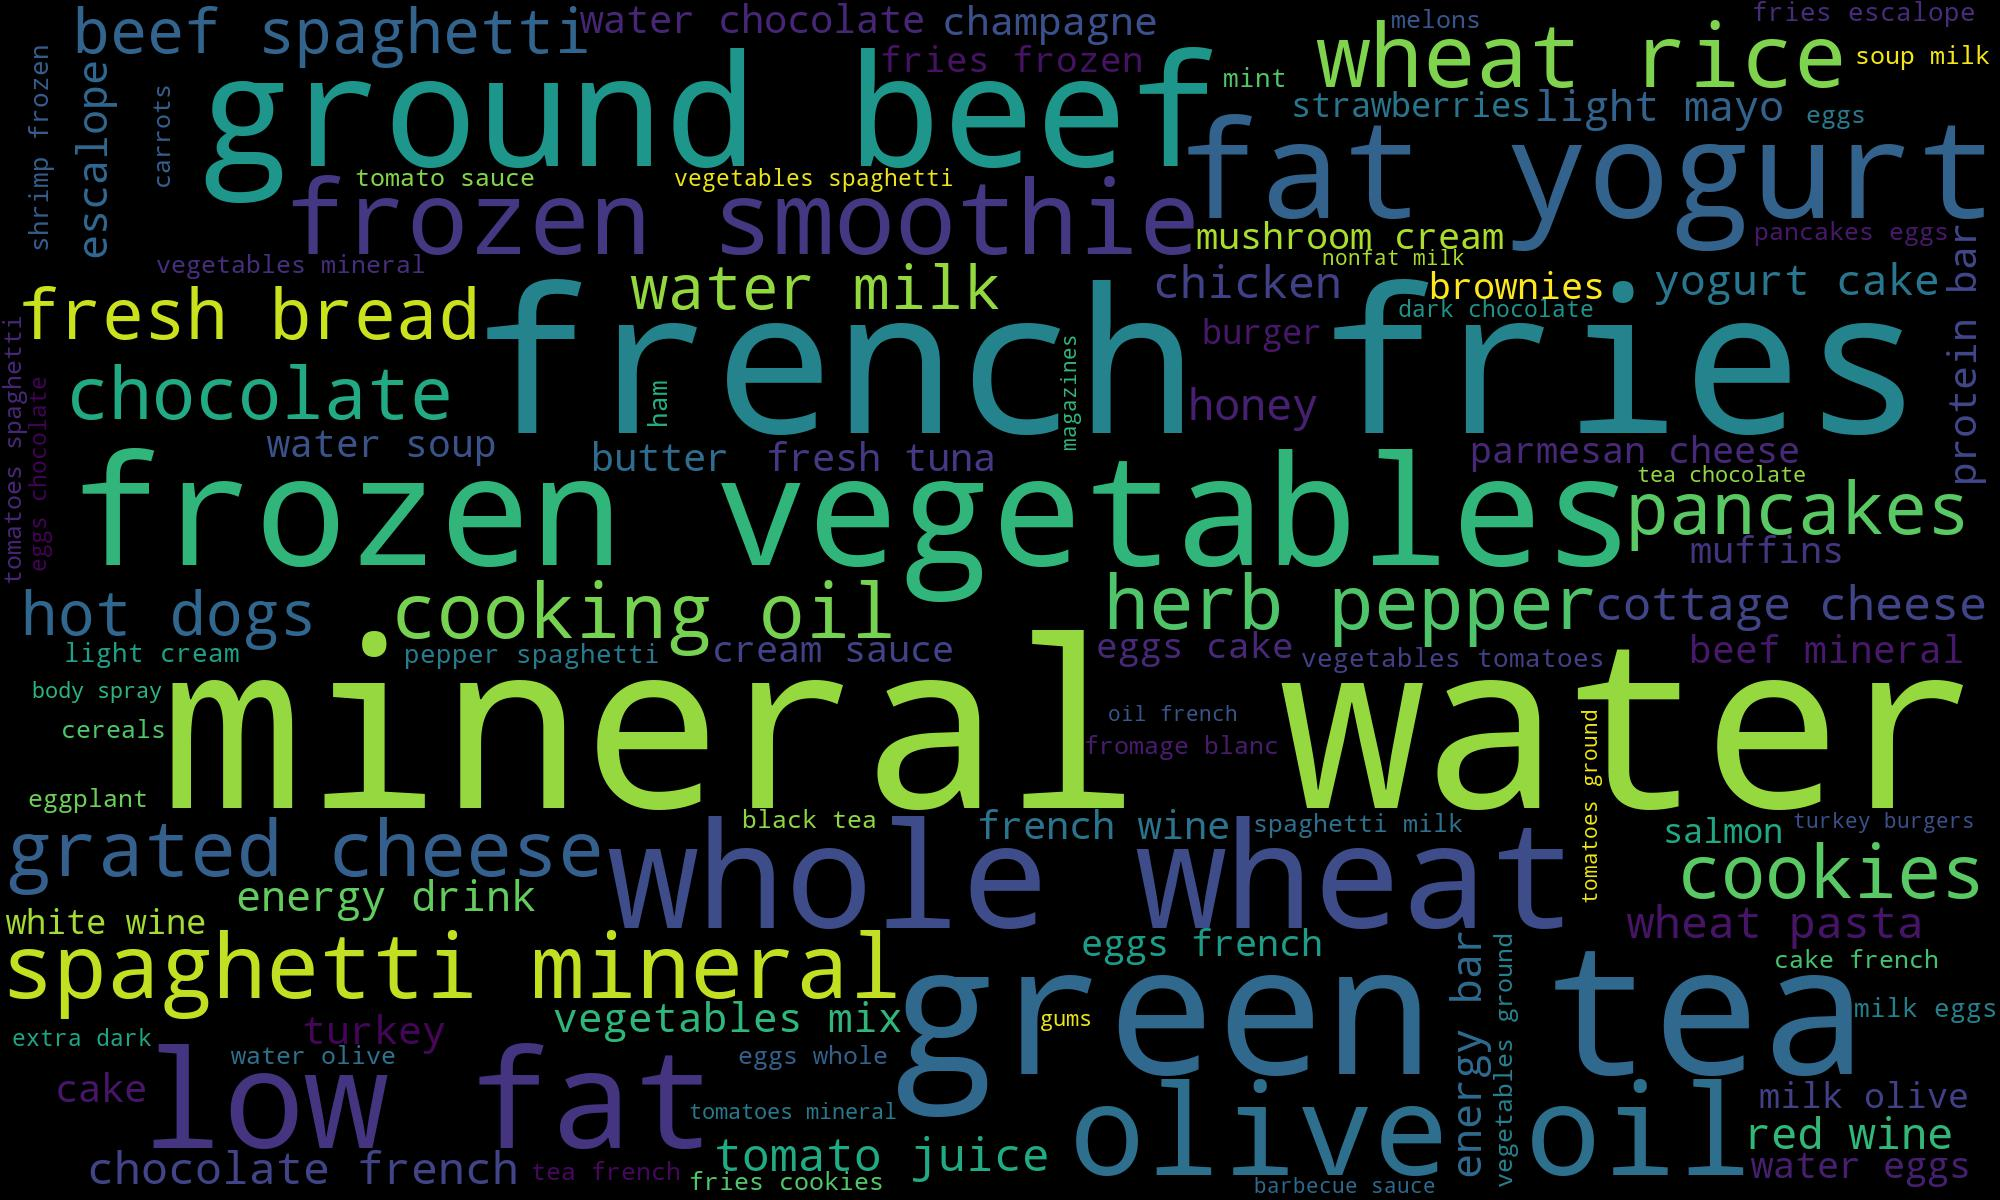

Source code (Python):
import pandas as pd
import time
from mlxtend.frequent_patterns import apriori, association_rules
from wordcloud import WordCloud
from nltk.tokenize import word_tokenize
import matplotlib.pyplot as plt

#数据加载
data = pd.read_csv("Market_Basket_Optimisation.csv", header=None, sep='/')
start = time.time()
# print(data.head())
# 进行one-hot编码（离散值有多少取值，就用多少维来表示这个特征）
data_hot_encode = data.drop(0, 1).join(data[0].str.get_dummies(','))
pd.options.display.max_columns = 100
# print(data_hot_encode.head())
frequent_items = apriori(data_hot_encode, min_support=0.02, use_colnames=True)
rules = association_rules(frequent_items, metric='lift', min_threshold=0.5)
# 按照提升度从大到小进行排序
rules = rules.sort_values(by="lift" , ascending=False)
print('频繁项集：', frequent_items)
print('-'*20, '关联规则', '-'*20)
print(rules)
print('关联规则：', rules)
end = time.time()
print('计算用时：%s' % (end - start))

# 去掉停用词
def remove_stop_words(f):
	stop_words = ['Movie']
	for stop_word in stop_words:
		f = f.replace(stop_word, '')
	return f

# 生成词云
def create_word_cloud(f):
	print('根据词频，开始生成词云!')
	f = remove_stop_words(f)
	cut_text = word_tokenize(f)
	#print(cut_text)
	cut_text = " ".join(cut_text)
	wc = WordCloud(
		max_words=100,
		width=2000,
		height=1200,
    )
	wordcloud = wc.generate(cut_text)
	# 写词云图片
	wordcloud.to_file("MarketBasket.jpg")
	# 显示词云文件
	plt.imshow(wordcloud)
	plt.axis("off")
	plt.show()


# 读取title 和 genres字段
word = " ".join(data[0])
create_word_cloud(word)
